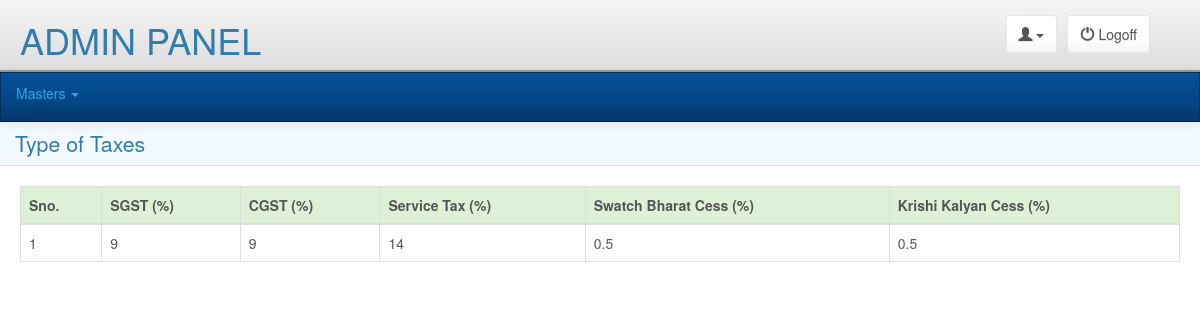
The page /adminpanel/masters/taxes/index.php (signed in) on the database its author committed.
### tables this page shows
CREATE TABLE `tbl_taxes` (
  `IGST` float NOT NULL,
  `SGST` float NOT NULL,
  `CGST` float NOT NULL,
  `Service_Tax` float NOT NULL,
  `SB_Tax` float NOT NULL,
  `KKC_Tax` float NOT NULL
);

### libraries/classes/DBConn.php (called while the page is built, shortened)
<?php
class DBConn extends Conn {
	 function ExecuteQuery($userQuery)
	{
		$result= mysql_query($userQuery);
                $num_fields = mysql_num_fields($result);
				$obj = array();
				$x=1;
				while($row=mysql_fetch_array($result)){
				  for($j=0;$j<$num_fields;$j++){
					 $name = mysql_field_name($result, $j);
					 $obj[$x][$name]=$row[$name];
					}
					$x++;
					}
     return $obj;
	}
}
?>

### adminpanel/masters/taxes/index.php (the view, shortened to what this page needs)
<?php
require_once(PATH_LIBRARIES.'/classes/DBConn.php');
include(PATH_ADMIN_INCLUDE.'/header.php');
$db = new DBConn();
$res=$db->ExecuteQuery("SELECT SGST, CGST, Service_Tax, SB_Tax, KKC_Tax FROM tbl_taxes");
?>
<div class="pageTitle">
	<h1>Type of Taxes</h1>
</div>
<div class="main">
    <div class="clear formbgstyle">
    	<table class="table table-hover table-bordered" id="addedProducts">
            <thead>
                <tr class="success">
                    <th>Sno.</th>
                    <th>SGST (%)</th>
                    <th>CGST (%)</th>
                    <th>Service Tax (%)</th>
                    <th>Swatch Bharat Cess (%)</th>
                    <th>Krishi Kalyan Cess (%)</th>
                </tr>
            </thead>
            <tbody>
            <?php
            $i=1;
            foreach($res as $val){ ?>
                <tr>
                    <td><?php echo $i;?></td>
                    <td><?php echo $val['SGST'];?></td>
                    <td><?php echo $val['CGST'];?></td>
                    <td><?php echo $val['Service_Tax'];?></td>
                    <td><?php echo $val['SB_Tax'];?></td>
                    <td><?php echo $val['KKC_Tax'];?></td>
                </tr>
            <?php $i++;} ?>
            </tbody>
        </table>
    </div>
</div>

### css/adminpanel_style.css (style rules this page uses)
.pageTitle { border-bottom:solid 1px #e4e4e4; padding:10px 15px; margin:0 0 20px 0; background:#f2f9ff }
.pageTitle h1 { font-size:16pt; margin:0; }
.clear { clear:both; }
.main { margin: 20px; }

### rows shown on the page
tbl_taxes: SGST "9", CGST "9", Service_Tax "14", SB_Tax "0.5", KKC_Tax "0.5"
